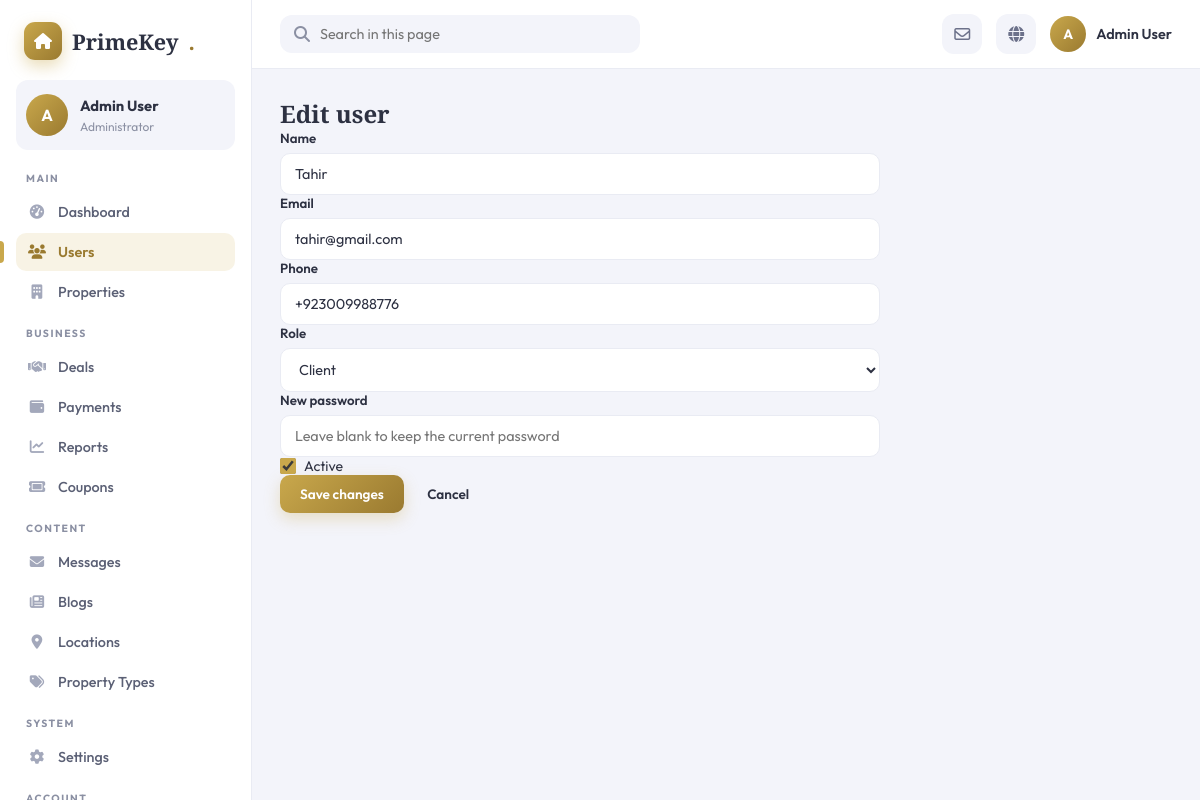
Before: /admin/users/6/edit (signed in) with the older database file.
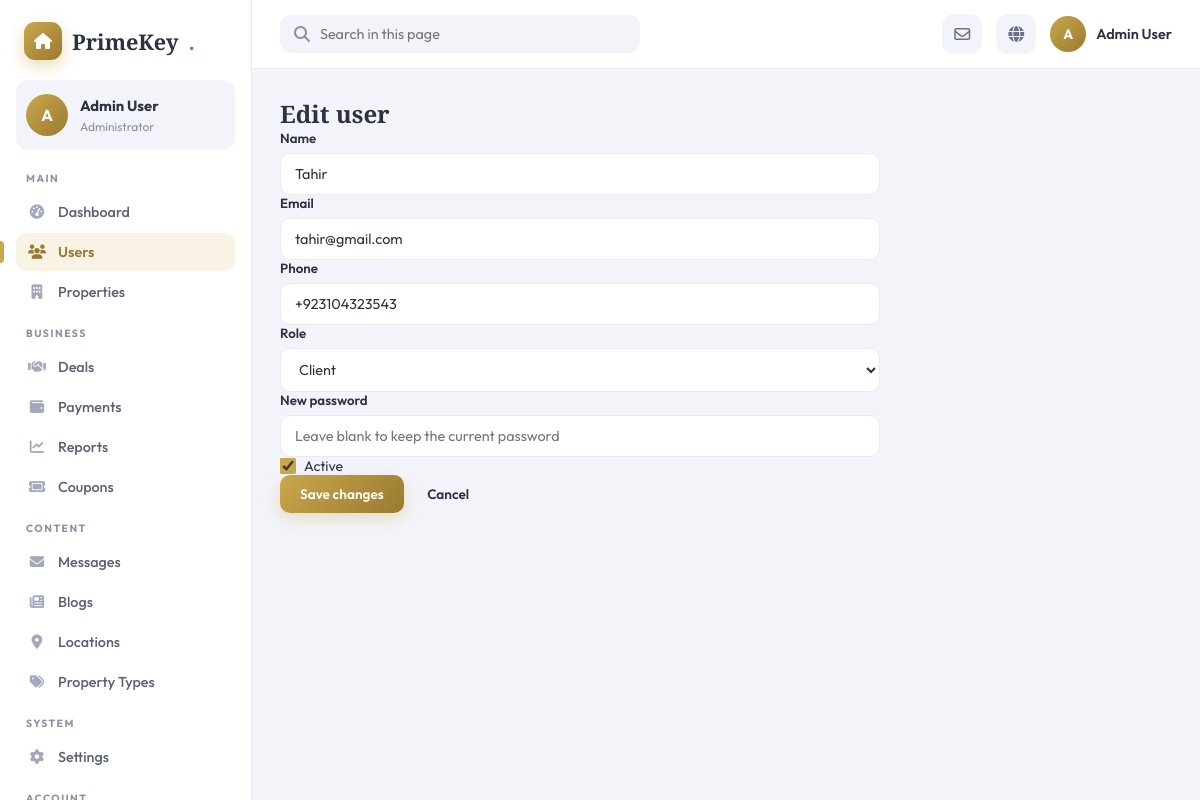
After: the same page with the newer database file.
### app/models.py (models this page shows)
class User(db.Model):
    __tablename__ = 'users'
    id           = db.Column(db.Integer, primary_key=True)
    name         = db.Column(db.String(100), nullable=False)
    email        = db.Column(db.String(120), unique=True, nullable=False)
    password     = db.Column(db.String(200), nullable=False)
    phone        = db.Column(db.String(20))
    cnic         = db.Column(db.String(20))
    profile_pic  = db.Column(db.String(200), default='default_user.png')
    role_id      = db.Column(db.Integer, db.ForeignKey('roles.id'), nullable=False, default=3)
    is_active    = db.Column(db.Boolean, default=True)
    created_at   = db.Column(db.DateTime, default=datetime.utcnow)
    role              = db.relationship('Role', back_populates='users')
    agent_profile     = db.relationship('Agent', back_populates='user', uselist=False)
    favorites         = db.relationship('Favorite', back_populates='client', lazy=True)
    inquiries         = db.relationship('Inquiry', back_populates='client', lazy=True)
    offers            = db.relationship('Offer', back_populates='client', lazy=True)
    deals_as_buyer    = db.relationship('Deal', foreign_keys='Deal.buyer_id', back_populates='buyer', lazy=True)
    site_visits       = db.relationship('SiteVisit', foreign_keys='SiteVisit.client_id', back_populates='client', lazy=True)
    notifications     = db.relationship('Notification', back_populates='user', lazy=True)
    activity_logs     = db.relationship('ActivityLog', back_populates='user', lazy=True)
    blogs             = db.relationship('Blog', back_populates='author', lazy=True)
    shortlists        = db.relationship('Shortlist', back_populates='client', lazy=True)
    property_views    = db.relationship('PropertyView', back_populates='user', lazy=True)
    search_logs       = db.relationship('SearchLog', back_populates='user', lazy=True)
    reviews_given     = db.relationship('AgentReview', back_populates='client', lazy=True)
    rent_as_tenant    = db.relationship('RentAgreement', foreign_keys='RentAgreement.tenant_id', back_populates='tenant', lazy=True)
    maintenance_reqs  = db.relationship('MaintenanceRequest', back_populates='tenant', lazy=True)
    coupon_uses       = db.relationship('CouponUse', back_populates='user', lazy=True)
    business_reports  = db.relationship('BusinessReport', back_populates='generated_by_user', lazy=True)

### app/blueprints/admin/routes.py (the view, shortened to what this page needs)
@admin_bp.route('/users/<int:user_id>/edit', methods=['GET', 'POST'])
@admin_required
def edit_user(user_id):
    user  = User.query.get_or_404(user_id)
    roles = Role.query.all()
    return render_template('admin/edit_user.html', user=user, roles=roles)

### app/blueprints/admin/routes.py (called while the page is built)
def admin_required(f):
    @wraps(f)
    def decorated(*args, **kwargs):
        if 'user_id' not in session:
            flash('Please login.', 'warning')
            return redirect(url_for('auth.login'))
        if session.get('user_role') != 1:
            flash('Admin access required.', 'danger')
            return redirect(url_for('public.index'))
        return f(*args, **kwargs)
    return decorated

### app/templates/admin/edit_user.html (shortened to what this page needs)
{% extends 'admin/base_admin.html' %}
{% block content %}
<div class="" style="max-width:600px">
  <h2 class="mb-3">Edit user</h2>
  <form method="POST">{% if csrf_token is defined %}<input type="hidden" name="csrf_token" value="{{ csrf_token() }}">{% endif %}
    <div class="mb-3"><label class="form-label">Name</label><input name="name" class="form-control" value="{{ user.name }}" required></div>
    <div class="mb-3"><label class="form-label">Email</label><input type="email" name="email" class="form-control" value="{{ user.email }}" required></div>
    <div class="mb-3"><label class="form-label">Phone</label><input name="phone" class="form-control" value="{{ user.phone or '' }}"></div>
    <div class="mb-3">
      <label class="form-label">Role</label>
      <select name="role_id" class="form-select">
        {% for r in roles %}<option value="{{ r.id }}" {{ 'selected' if r.id == user.role_id }}>{{ r.name }}</option>{% endfor %}
      </select>
    </div>
    <div class="mb-3">
      <label class="form-label">New password</label>
      <input type="password" name="password" class="form-control" placeholder="Leave blank to keep the current password">
    </div>
    <div class="form-check mb-3">
      <input type="checkbox" name="is_active" id="is_active" class="form-check-input" {{ 'checked' if user.is_active }}>
      <label for="is_active" class="form-check-label">Active</label>
    </div>
    <button class="btn btn-primary">Save changes</button>
    <a href="{{ url_for('admin.users') }}" class="btn btn-link">Cancel</a>
  </form>
</div>
{% endblock %}

Changed rows visible on the page:
changed User "Tahir": phone "+923009988776" → "+923104323543"
